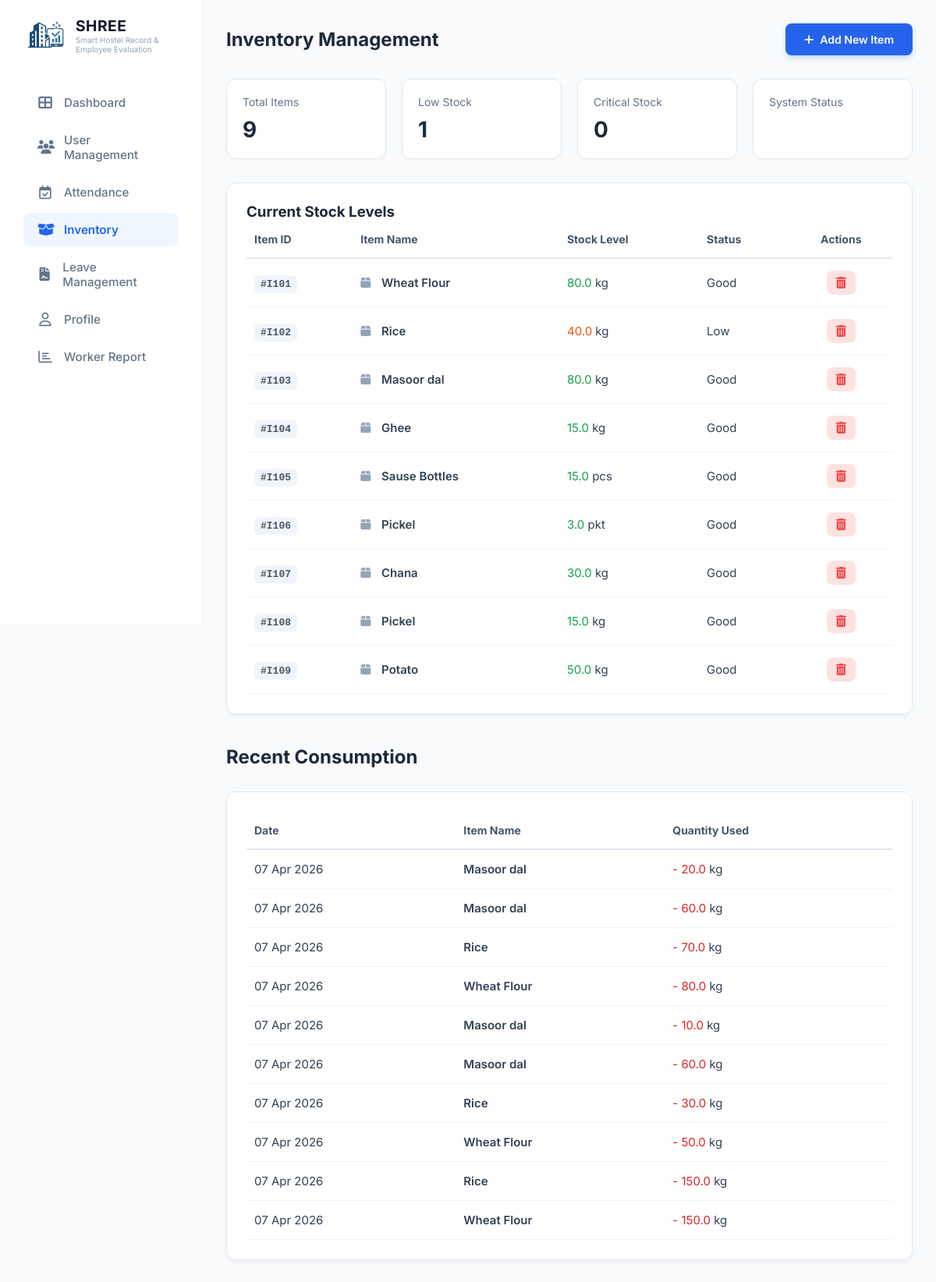
Page /accounts/admin/inventory/ on the earlier database version.
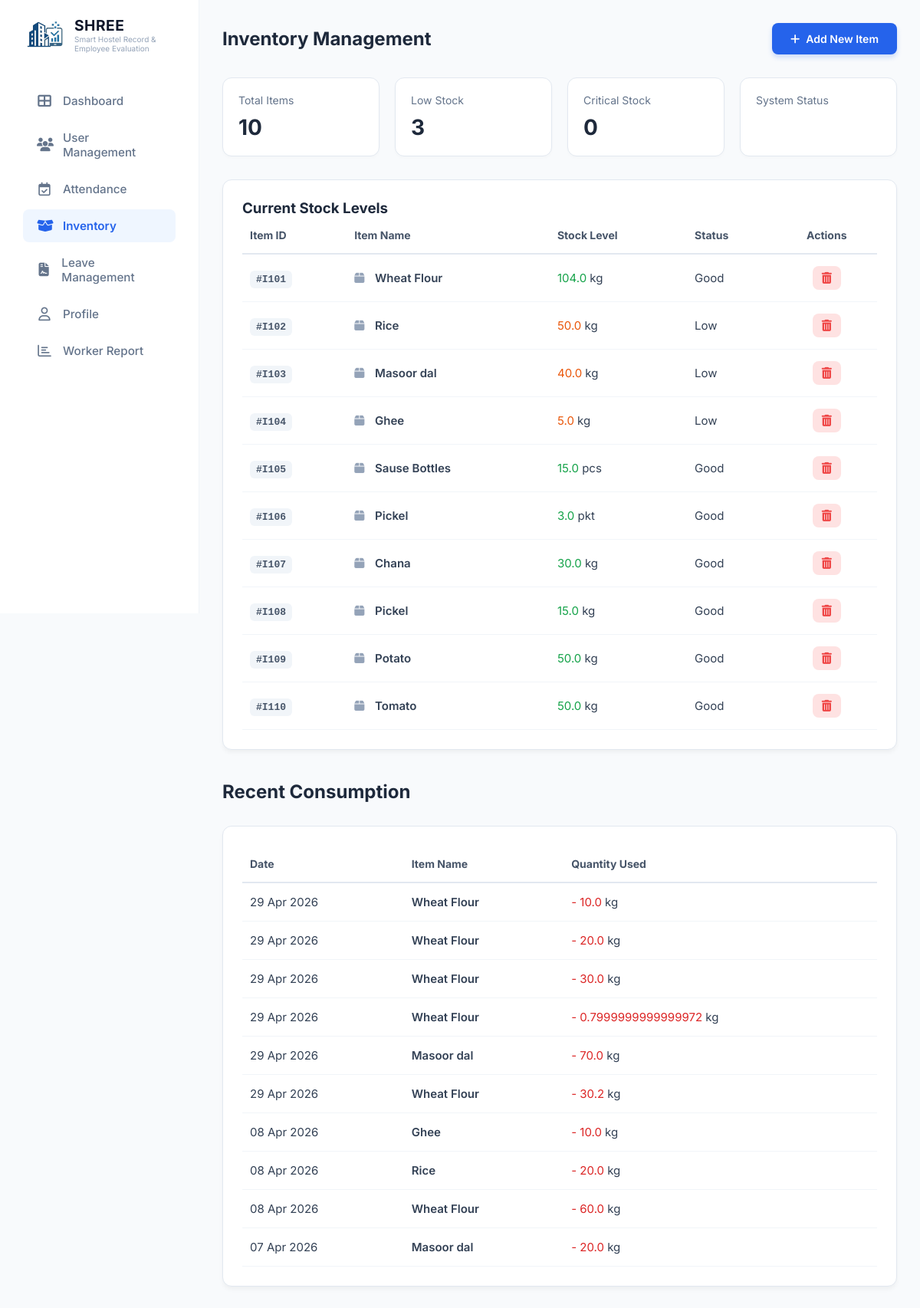
Same page on the later database version.
### accounts/models.py (models this page shows, shortened)
class Inventory(models.Model):
    item_id = models.CharField(max_length=20, unique=True)
    item_name = models.CharField(max_length=100)
    current_stock = models.FloatField(default=0.0)
    required_stock = models.FloatField(default=0.0)
    unit = models.CharField(max_length=10, default='kg')
    is_delivered = models.BooleanField(default=False)
    @property
    def get_status(self):
        if self.current_stock <= (self.required_stock * 0.2):
            return "Critical"
        elif self.current_stock <= (self.required_stock * 0.5):
            return "Low"
        else:
            return "Good"

class DailyUsage(models.Model):
    item = models.ForeignKey(Inventory, on_delete=models.CASCADE, related_name='usages')
    quantity_used = models.FloatField()
    date = models.DateField(default=timezone.now)

### accounts/views.py (the view)
# urls.py: path('admin/inventory/', views.admin_inventory, name='admin_inventory'),
def admin_inventory(request):
    items = Inventory.objects.all()
    critical_count = sum(1 for item in items if item.get_status == "Critical")
    low_count = sum(1 for item in items if item.get_status == "Low")
    recent_usage = DailyUsage.objects.select_related('item').order_by('-date', '-id')[:10]
    context = {
        'items': items,
        'critical_count': critical_count,
        'low_count': low_count,
        'recent_usage': recent_usage,
    }
    return render(request, 'Shree1/admin_inventory.html', context)

### templates/Shree1/admin_inventory.html (shortened to what the changed rows need)
{% load static %}
<!doctype html>
<html lang="en">
  <head>
    <link rel="stylesheet" href="{% static 'Shree1/css/dashboardAdmin.css' %}" />
    <link rel="stylesheet" href="{% static 'Shree1/css/admin_inventory.css' %}" />
    <link rel="stylesheet" href="https://cdnjs.cloudflare.com/ajax/libs/font-awesome/6.5.1/css/all.min.css" />
  </head>
  <body>
    <div class="container">
      <aside class="sidebar">
        <div class="logo-section">
          <div>
            <h2 class="logo-name">SHREE</h2>
          </div>
        </div>
      </aside>
      <main class="main-content">
        <header class="page-header-row">
          <h1>Inventory Management</h1>
        </header>
        <section class="inventory-stats">
          <div class="stat-card"><span>Total Items</span><h2>{{ items|length }}</h2></div>
          <div class="stat-card"><span>Low Stock</span><h2 class="text-orange">{{ low_count }}</h2></div>
          <div class="stat-card"><span>Critical Stock</span><h2 class="text-red">{{ critical_count }}</h2></div>
        </section>
        <div class="content-card">
          <table class="inventory-table">
            <thead>
              <tr>
                <th>Item ID</th>
                <th>Item Name</th>
                <th>Stock Level</th>
                <th>Status</th>
                <th style="text-align: center;">Actions</th> </tr>
            </thead>
            <tbody>
              {% for item in items %}
              <tr>
                <td><span class="id-badge">#{{ item.item_id }}</span></td>
                <td class="font-bold"><i class="fa-solid fa-box item-icon"></i> {{ item.item_name }}</td>
                <td>
                    <span class="{% if item.get_status == 'Critical' %}text-red{% elif item.get_status == 'Low' %}text-orange{% else %}text-green{% endif %}">
                        {{ item.current_stock }}
                    </span>
                    <span class="unit-label">{{ item.unit }}</span>
                </td>
                <td><span class="status-badge {{ item.get_status|lower }}">{{ item.get_status }}</span></td>
                <td style="text-align: center;">
                  <a href="{% url 'delete_inventory_item' item.item_id %}"
                     class="delete-btn"
                     onclick="return confirm('Are you sure you want to delete {{ item.item_name }}?');">
                    <i class="fa-solid fa-trash-can"></i>
                  </a>
                </td>
              </tr>
              {% empty %}
              <tr><td colspan="5" class="empty-msg">No items found in database.</td></tr>
              {% endfor %}
            </tbody>
          </table>
        </div>
        <header class="page-header-row" style="margin-top: 40px;"><h1>Recent Consumption</h1></header>
        <div class="content-card">
            <table class="inventory-table">
                <thead><tr><th>Date</th><th>Item Name</th><th>Quantity Used</th></tr></thead>
                <tbody>
                    {% for usage in recent_usage %}
                    <tr>
                        <td>{{ usage.date|date:"d M Y" }}</td>
                        <td class="font-bold">{{ usage.item.item_name }}</td>
                        <td><span class="text-red">- {{ usage.quantity_used }}</span> <span class="unit-label">{{ usage.item.unit }}</span></td>
                    </tr>
                    {% endfor %}
                </tbody>
            </table>
        </div>
      </main>
    </div>
  </body>
</html>

Differences in the rows shown:
no longer on this page (row unchanged): DailyUsage: date "07 Apr 2026", item.item_name "Masoor dal", quantity_used "60.0", item.unit "kg"
no longer on this page (row unchanged): DailyUsage: date "07 Apr 2026", item.item_name "Rice", quantity_used "70.0", item.unit "kg"
no longer on this page (row unchanged): DailyUsage: date "07 Apr 2026", item.item_name "Wheat Flour", quantity_used "80.0", item.unit "kg"
no longer on this page (row unchanged): DailyUsage: date "07 Apr 2026", item.item_name "Masoor dal", quantity_used "10.0", item.unit "kg"
no longer on this page (row unchanged): DailyUsage: date "07 Apr 2026", item.item_name "Masoor dal", quantity_used "60.0", item.unit "kg"
no longer on this page (row unchanged): DailyUsage: date "07 Apr 2026", item.item_name "Rice", quantity_used "30.0", item.unit "kg"
no longer on this page (row unchanged): DailyUsage: date "07 Apr 2026", item.item_name "Wheat Flour", quantity_used "50.0", item.unit "kg"
no longer on this page (row unchanged): DailyUsage: date "07 Apr 2026", item.item_name "Rice", quantity_used "150.0", item.unit "kg"
no longer on this page (row unchanged): DailyUsage: date "07 Apr 2026", item.item_name "Wheat Flour", quantity_used "150.0", item.unit "kg"
changed Inventory "Wheat Flour": current_stock "80.0" → "104.0"
changed Inventory "Rice": current_stock "40.0" → "50.0"
changed Inventory "Masoor dal": current_stock "80.0" → "40.0"; get_status "Good" → "Low"
changed Inventory "Ghee": current_stock "15.0" → "5.0"; get_status "Good" → "Low"
added Inventory: item_id "I110", item_name "Tomato", current_stock "50.0", unit "kg", get_status "Good"
added DailyUsage: date "29 Apr 2026", item.item_name "Wheat Flour", quantity_used "10.0", item.unit "kg"
added DailyUsage: date "29 Apr 2026", item.item_name "Wheat Flour", quantity_used "20.0", item.unit "kg"
added DailyUsage: date "29 Apr 2026", item.item_name "Wheat Flour", quantity_used "30.0", item.unit "kg"
added DailyUsage: date "29 Apr 2026", item.item_name "Wheat Flour", quantity_used "0.7999999999999972", item.unit "kg"
added DailyUsage: date "29 Apr 2026", item.item_name "Masoor dal", quantity_used "70.0", item.unit "kg"
added DailyUsage: date "29 Apr 2026", item.item_name "Wheat Flour", quantity_used "30.2", item.unit "kg"
added DailyUsage: date "08 Apr 2026", item.item_name "Ghee", quantity_used "10.0", item.unit "kg"
added DailyUsage: date "08 Apr 2026", item.item_name "Rice", quantity_used "20.0", item.unit "kg"
added DailyUsage: date "08 Apr 2026", item.item_name "Wheat Flour", quantity_used "60.0", item.unit "kg"
Other differences:
{{ items|length }}: "9" → "10"
{{ low_count }}: "1" → "3"
